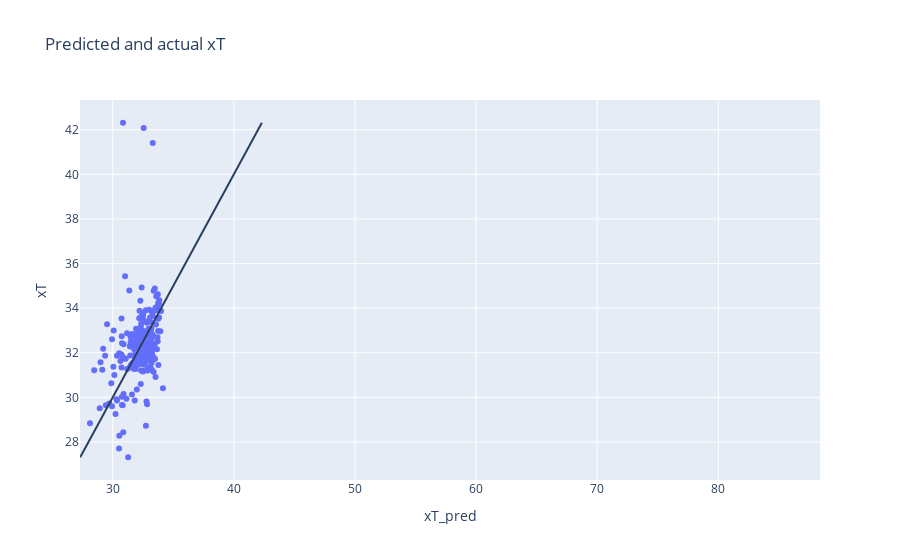

Notebook cell for this chart:
### Code cell
import plotly.express as px
from typing import Callable

display(df_results)
px.scatter(df_results[["xT_prd_0", "xT"]])

def get_pred_func(results_df: pd.DataFrame, drop_rows: list = [], bounds=([-10000, 1], [10, 20])):
    df = results_df.drop(index=drop_rows)
    popt, pcov = curve_fit(lambda x, m, b: m*x + b, df["a"], df["xT"]-df["x0"], bounds=bounds)
    # print("updated_results:", popt, pcov, "\nx0,y0 - x1,y1:", (0,popt[1]), (0.001, popt[0]/1000+popt[1]))
    pred_func = lambda a, x0: popt[0] * a + popt[1] + x0
    return pred_func
    
def pred_trace(results_df: pd.DataFrame, drop_rows: list = [], pred_func: Callable = None, return_variance: bool= False):
    if pred_func is None:
        raise ValueError("Prediction function must be defined")
    df = results_df.drop(index=drop_rows)
    df["xT_pred"] = pred_func(df["a"], df["x0"])
    variance = ((df["xT_pred"] - df["xT"])*(df["xT_pred"] - df["xT"])).sum() / len(df)
    trace = go.Scatter(x=df["xT_pred"],
                       y=df["xT"],
                       mode='markers',
                       # customdata=results_df[["rel_x0_cutoff_var","x_cutoff","xT"]],
                       hovertemplate = '<i>%{text}</i><br>'+
                                      '<b>xT_pred</b>: %{x:.6f}<br>'+
                                      '<b>xT</b>: %{y:.6f}',
                       text = ['Waveform {}'.format(tracename) for tracename in df.index])
    if return_variance:
        return trace, variance
    return trace

def pred_fig(results_df: pd.DataFrame, drop_rows: list = [], pred_func: Callable = None):
    trace, var = pred_trace(results_df, drop_rows, pred_func, return_variance=True)
    fig = go.Figure(data=trace)
    df = results_df.drop(index=drop_rows)
    min_,max_ = df["xT"].min(),df["xT"].max()
    fig.update_layout(title='Predicted and actual xT',
                      xaxis_title="xT_pred",
                      yaxis_title="xT",
                      shapes = [{'type': 'line', 'yref': 'y', 'xref': 'x', 'y0': min_, 'y1': max_, 'x0': min_, 'x1': max_}])
    print("Variance:", var)
    return fig
# updated_results or df_results
pred_fig(df_results, ["[190]"], get_pred_func(df_results, ["[190]"])).show()
pred_fig(updated_results, ["[190]"], get_pred_func(updated_results, ["[190]"])).show()

### Figure 1 — Plotly figure (JSON) as saved in the notebook; plotly's stock layout.template omitted (floating-point values rounded to 4 significant figures; data arrays with more than 128 entries replaced by an {"elided": "..."} marker saying what was removed)
{"data": [{"hovertemplate": "<i>%{text}</i><br><b>xT_pred</b>: %{x:.6f}<br><b>xT</b>: %{y:.6f}", "mode": "markers", "text": {"elided": "254 str values"}, "type": "scatter", "x": {"elided": "254 float values"}, "y": {"elided": "254 float values"}}], "layout": {"autosize": true, "shapes": [{"type": "line", "x0": 27.32, "x1": 42.31, "xref": "x", "y0": 27.32, "y1": 42.31, "yref": "y"}], "title": {"text": "Predicted and actual xT"}, "xaxis": {"autorange": false, "range": [27.3, 88.39], "title": {"text": "xT_pred"}, "type": "linear"}, "yaxis": {"autorange": true, "range": [26.08, 43.55], "title": {"text": "xT"}, "type": "linear"}}}
